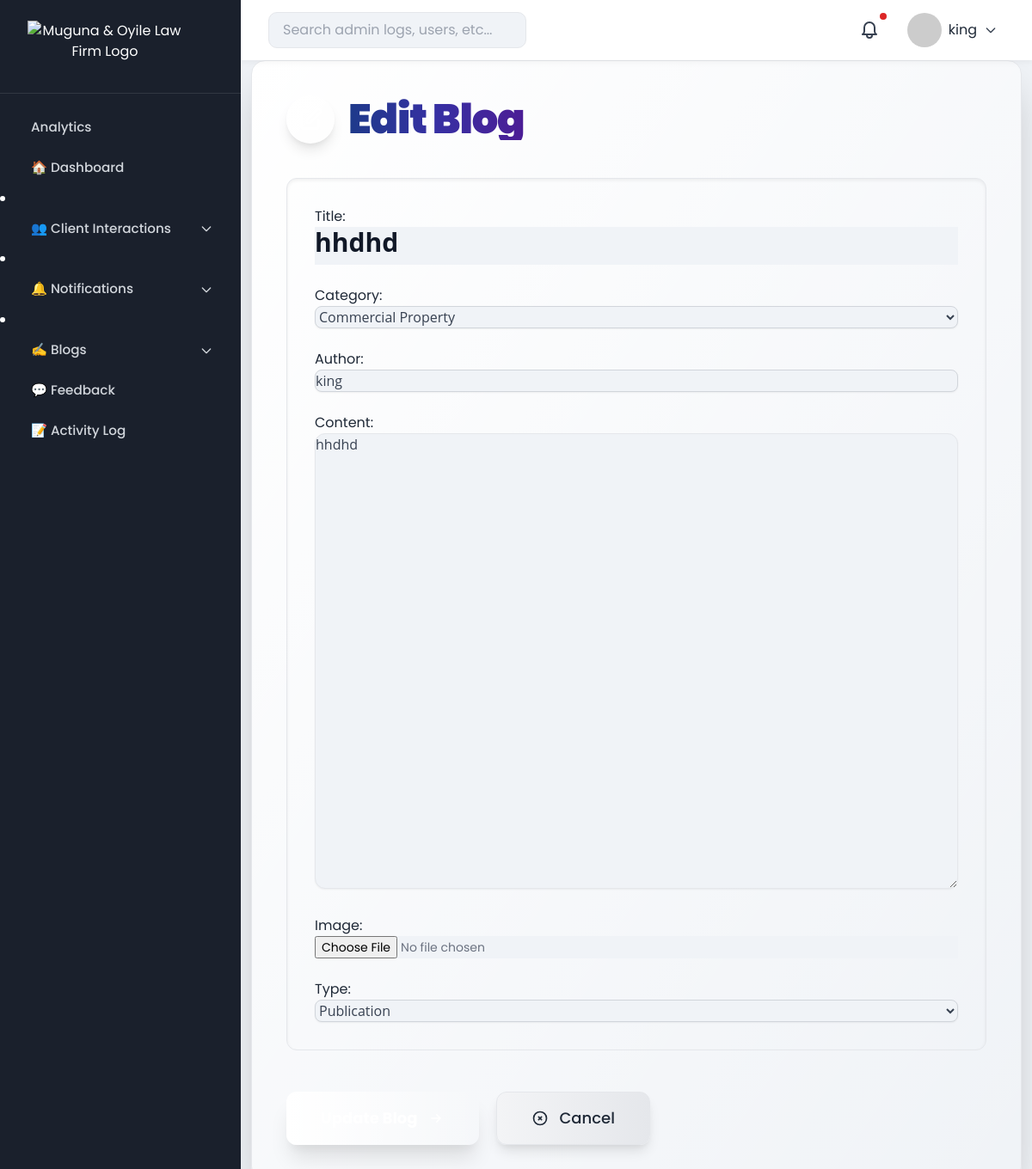
/admin-dashboard/blogs/edit/30/ (signed in), run on the app's committed database.
### advocates/models.py (models this page shows, shortened)
class Article(models.Model):
    TYPE_CHOICES = [
        ('publication', 'Publication'),
        ('article', 'Article'),
        ('news', 'News'),
        ('quote', 'Quote'),
    ]
    title = models.CharField(max_length=200, blank=True)
    slug = models.SlugField(unique=True, blank=True)
    category = models.ForeignKey(Category, on_delete=models.PROTECT, related_name="articles", null=True, blank=True)
    author = models.CharField(max_length=100)
    content = models.TextField()
    image = models.ImageField(upload_to="articles/", blank=True, null=True)
    created_at = models.DateTimeField(auto_now_add=True)
    type = models.CharField(max_length=20, choices=TYPE_CHOICES, default='publication')
    class Meta:
        ordering = ["-created_at"]

### advocates/admin_views.py (the view)
# urls.py: path('admin-dashboard/blogs/edit/<int:blog_id>/', admin_views.edit_blog, name='edit_blog'),
@login_required
@user_passes_test(admin_required)
def edit_blog(request, blog_id):
    article = get_object_or_404(Article, id=blog_id)
    if request.method == 'POST':
        form = ArticleForm(request.POST, request.FILES, instance=article)
        if form.is_valid():
            form.save()
            messages.success(request, "Blog updated successfully.")
            return redirect('manage_blogs')
    else:
        form = ArticleForm(instance=article)
    return render(request, 'admin_dashboard/edit_blog.html', {'form': form, 'article': article})

### advocates/admin_views.py (called while the page is built)
def admin_required(user):
    return user.is_staff or user.is_superuser

### advocates/context_processors.py (called while the page is built)
def admin_context(request):
    if request.user.is_authenticated:
        red_flags = ContactMessage.objects.filter(is_red_flag=True).count()
        unread_messages = ContactMessage.objects.filter(is_read=False).count()
        unread_calls = ScheduledCall.objects.filter(is_read=False).count()
        total_notifications = unread_messages + unread_calls
        return {
            "admin_name": request.user.get_full_name() or request.user.username,
            "red_flag_count": red_flags,
            "total_notifications": total_notifications,
        }
    return {}

### advocates/models.py (called while the page is built)
    def __str__(self):
        return self.name

### advocates/templates/admin_dashboard/edit_blog.html (shortened to what this page needs)
{% extends "admin_dashboard/base_admin.html" %}
{% block dashboard_content %}
<div class="p-10 max-w-4xl mx-auto bg-gradient-to-br from-white to-blue-50/30 rounded-2xl shadow-2xl border border-blue-100/50">
    <div class="flex items-center gap-4 mb-10">
        <div class="p-3 bg-gradient-to-br from-amber-400 to-orange-500 rounded-full shadow-lg">
            <svg class="w-8 h-8 text-white" fill="none" stroke="currentColor" viewBox="0 0 24 24">
                <path stroke-linecap="round" stroke-linejoin="round" stroke-width="2" d="M11 5H6a2 2 0 00-2 2v11a2 2 0 002 2h11a2 2 0 002-2v-5m-1.414-9.414a2 2 0 112.828 2.828L11.828 15H9v-2.828l8.586-8.586z"/>
            </svg>
        </div>
        <h1 class="text-5xl font-black text-transparent bg-clip-text bg-gradient-to-r from-blue-900 via-indigo-800 to-purple-900 tracking-tight">
        </h1>
    </div>
    <form method="POST" enctype="multipart/form-data" class="space-y-8">
        <div class="bg-white/70 backdrop-blur-sm p-8 rounded-xl shadow-inner border border-blue-100/30 space-y-6">
            {{ form.as_p }}
        </div>
        <div class="flex gap-5 justify-start pt-4">
            <button type="submit" class="group relative px-10 py-4 bg-gradient-to-r from-amber-500 via-orange-500 to-pink-500 text-white font-bold text-lg rounded-xl shadow-xl hover:shadow-2xl transform hover:-translate-y-1 transition-all duration-300 overflow-hidden">
                <span class="relative z-10 flex items-center gap-3">
                    <svg class="w-5 h-5 group-hover:translate-x-1 transition-transform" fill="none" stroke="currentColor" viewBox="0 0 24 24">
                        <path stroke-linecap="round" stroke-linejoin="round" stroke-width="2" d="M13 7l5 5m0 0l-5 5m5-5H6"/>
                    </svg>
                </span>
                <div class="absolute inset-0 bg-white/20 transform -skew-x-12 -translate-x-full group-hover:translate-x-full transition-transform duration-700"></div>
            </button>
            <a href="{% url 'manage_blogs' %}" class="group px-10 py-4 bg-gradient-to-r from-gray-100 to-gray-200 text-gray-800 font-medium text-lg rounded-xl shadow-lg hover:shadow-xl transform hover:-translate-y-1 transition-all duration-300 border border-gray-300/50 flex items-center gap-3">
                <svg class="w-5 h-5 group-hover:-translate-x-1 transition-transform" fill="none" stroke="currentColor" viewBox="0 0 24 24">
                    <path stroke-linecap="round" stroke-linejoin="round" stroke-width="2" d="M10 14l2-2m0 0l2-2m-2 2l-2-2m2 2l2 2m7-2a9 9 0 11-18 0 9 9 0 0118 0z"/>
                </svg>
                Cancel
            </a>
        </div>
    </form>
</div>
{% endblock %}

### advocates/templates/admin_dashboard/base_admin.html (shortened to what this page needs)
{% load static %}
<!DOCTYPE html>
<html lang="en">
<head>
<link href="https://cdn.jsdelivr.net/npm/tailwindcss@2.2.19/dist/tailwind.min.css" rel="stylesheet">
</head>
<body>
<div class="dashboard">
<div class="sidebar" id="sidebar">
    <div class="logo-container">
        <a href="{% url 'home' %}" aria-label="Muguna & Oyile Home">
            <img src="{% static 'images/admin_logo.png' %}"
                 alt="Muguna & Oyile Law Firm Logo"
                 width="180"
                 height="60"
                 loading="eager">
        </a>
    </div>
    <nav>
        <a href="{% url 'analytics_dashboard' %}" class="{% if request.resolver_match.url_name == 'analytics_dashboard' %}active{% endif %} px-4 py-2 text-gray-300 hover:bg-gray-800 rounded">Analytics</a>
        <a href="{% url 'admin_dashboard_home' %}" class="{% if request.resolver_match.url_name == 'admin_dashboard_home' %}active{% endif %}">🏠 Dashboard</a>
        <li x-data="{ open: false }" class="relative">
            <button @click="open = !open" class="w-full flex items-center justify-between px-4 py-2 hover:bg-gray-800 rounded text-gray-300 font-medium focus:outline-none">
                <span class="flex items-center gap-2">👥 Client Interactions</span>
                <svg :class="{ 'rotate-180': open }" class="w-4 h-4 text-gray-300 transition-transform duration-200" fill="none" stroke="currentColor" viewBox="0 0 24 24">
                    <path stroke-linecap="round" stroke-linejoin="round" stroke-width="2" d="M19 9l-7 7-7-7"/>
                </svg>
            </button>
        </li>
        <li x-data="{ open: false }" class="relative">
            <button @click="open = !open" class="w-full flex items-center justify-between px-4 py-2 hover:bg-gray-800 rounded text-gray-300 font-medium focus:outline-none">
                <span class="flex items-center gap-2">🔔 Notifications</span>
                <svg :class="{ 'rotate-180': open }" class="w-4 h-4 text-gray-300 transition-transform duration-200" fill="none" stroke="currentColor" viewBox="0 0 24 24">
                    <path stroke-linecap="round" stroke-linejoin="round" stroke-width="2" d="M19 9l-7 7-7-7"/>
                </svg>
            </button>
        </li>
        <li x-data="{ open: false }" class="relative">
    <button @click="open = !open" class="w-full flex items-center justify-between px-4 py-2 hover:bg-gray-800 rounded text-gray-300 font-medium focus:outline-none">
        <span class="flex items-center gap-2">✍️ Blogs</span>
        <svg :class="{ 'rotate-180': open }" class="w-4 h-4 text-gray-300 transition-transform duration-200" fill="none" stroke="currentColor" viewBox="0 0 24 24">
            <path stroke-linecap="round" stroke-linejoin="round" stroke-width="2" d="M19 9l-7 7-7-7"/>
        </svg>
    </button>
</li>
        <a href="{% url 'feedback_page' %}" class="{% if request.resolver_match.url_name == 'feedback_page' %}active{% endif %} px-4 py-2 text-gray-300 hover:bg-gray-800 rounded">💬 Feedback</a>
        <a href="{% url 'admin_dashboard_activity' %}" class="{% if request.resolver_match.url_name == 'admin_dashboard_activity' %}active{% endif %} px-4 py-2 text-gray-300 hover:bg-gray-800 rounded">📝 Activity Log</a>
    </nav>
</div>
    <div class="main">
        <div class="topbar">
            <div style="display:flex;align-items:center;gap:1rem;">
                <input type="text" placeholder="Search admin logs, users, etc...">
            </div>
            <div class="flex items-center gap-4">
                <div class="relative inline-block">
                    <button id="notificationBell" class="relative p-2 rounded-full hover:bg-gray-200 focus:outline-none">
                        <span id="notificationDot" class="hidden absolute top-0 right-0 block h-2 w-2 rounded-full bg-red-600"></span>
                    </button>
                </div>
                <div class="relative">
                    <button id="profileButton" class="flex items-center gap-2 p-2 rounded hover:bg-gray-200 focus:outline-none">
                        <img src="https://i.pravatar.cc/40?img=1" alt="Profile" class="avatar">
                        <span>{{ admin_name|default:"Admin User" }}</span>
                        <svg class="w-4 h-4 text-gray-700" xmlns="http://www.w3.org/2000/svg" fill="none" viewBox="0 0 24 24" stroke="currentColor">
                            <path stroke-linecap="round" stroke-linejoin="round" stroke-width="2" d="M19 9l-7 7-7-7" />
                        </svg>
                    </button>
                </div>
            </div>
        </div>
        <div class="content">
            {% block dashboard_content %}{% endblock dashboard_content %}
        </div>
    </div>
</div>
</body>
</html>

### advocates/templates/admin_dashboard/base_admin.html (style rules this page uses)
body, input, select, textarea { font-family: 'Poppins', sans-serif; margin:0; background:#f0f3f7; color:#1f2937; }
.dashboard { display:flex;height:100vh;overflow:hidden;transition:0.3s; }
.sidebar { width:280px;background:#1a202c;color:#fff;display:flex;flex-direction:column;transition:0.3s ease-in-out;z-index:20; }
.sidebar .logo-container { padding:1.5rem 2rem;border-bottom:1px solid rgba(255,255,255,0.1);text-align:center; }
.sidebar nav { padding:1rem 0; }
.sidebar nav a, .sidebar nav button { padding:0.75rem 2rem;display:flex;align-items:center;gap:0.75rem;color:#d1d5db;text-decoration:none;font-size:0.95rem;font-weight:500;transition:0.2s ease-in-out;border-left:4px solid transparent; }
.sidebar nav li button.w-full { font-size:0.95rem;font-weight:500; }
.main { flex:1;overflow-y:auto;padding-bottom:2rem;transition:0.3s; }
.topbar { height:70px;background:#fff;display:flex;justify-content:space-between;align-items:center;padding:0 2rem;box-shadow:0 2px 8px rgba(0,0,0,0.05);position:sticky;top:0;z-index:10; }
.topbar input { padding:0.5rem 1rem;border-radius:10px;border:1px solid #e5e7eb;width:300px; }
.avatar { width:40px;height:40px;border-radius:50%;object-fit:cover; }

### data on the page
Article: title "hhdhd", category "Commercial Property", author "king", content "hhdhd", type "Publication"

### other printed values
{{ admin_name|default:"Admin User" }} "king"
